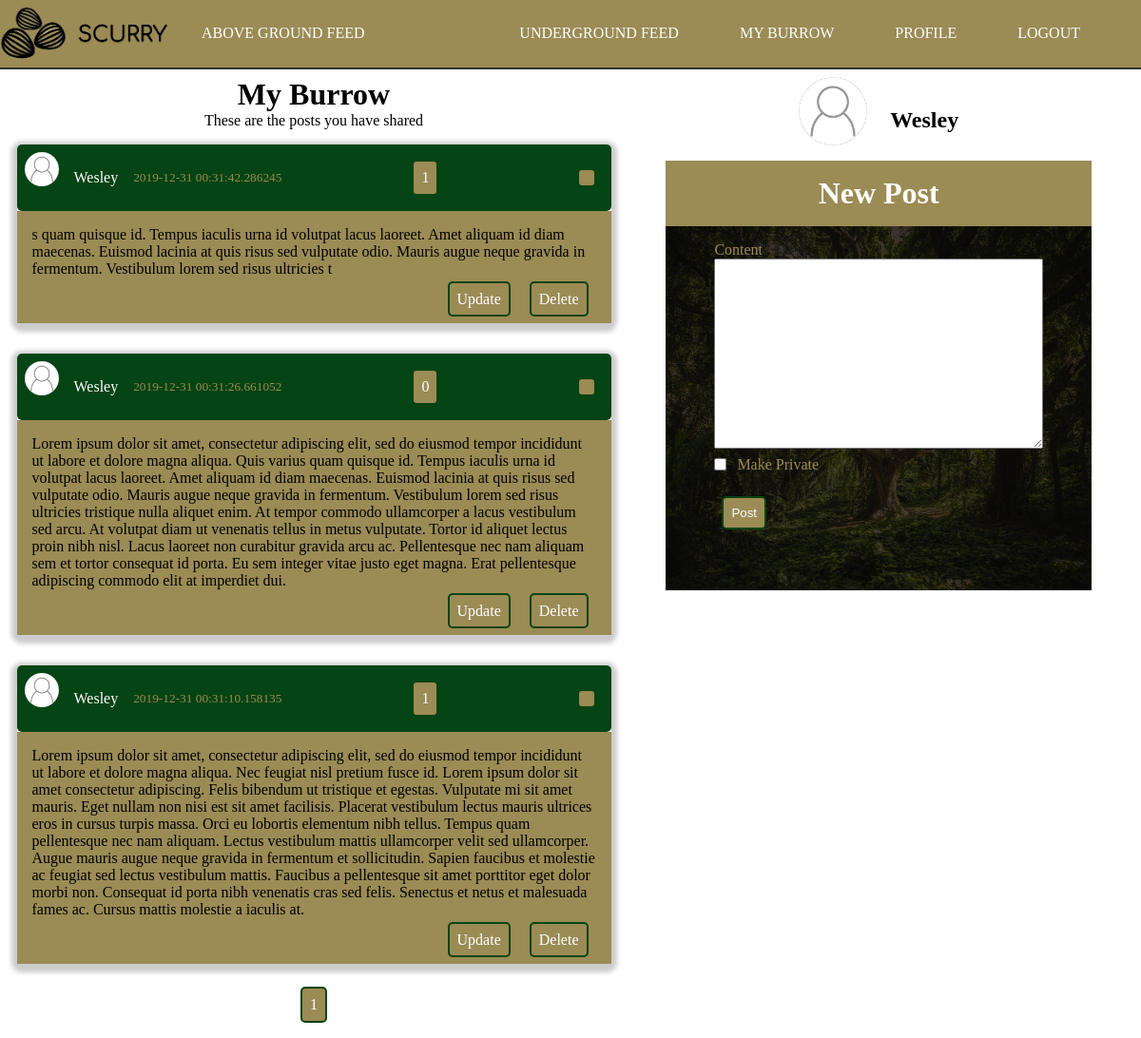
The app's page /burrow (signed in), older data.
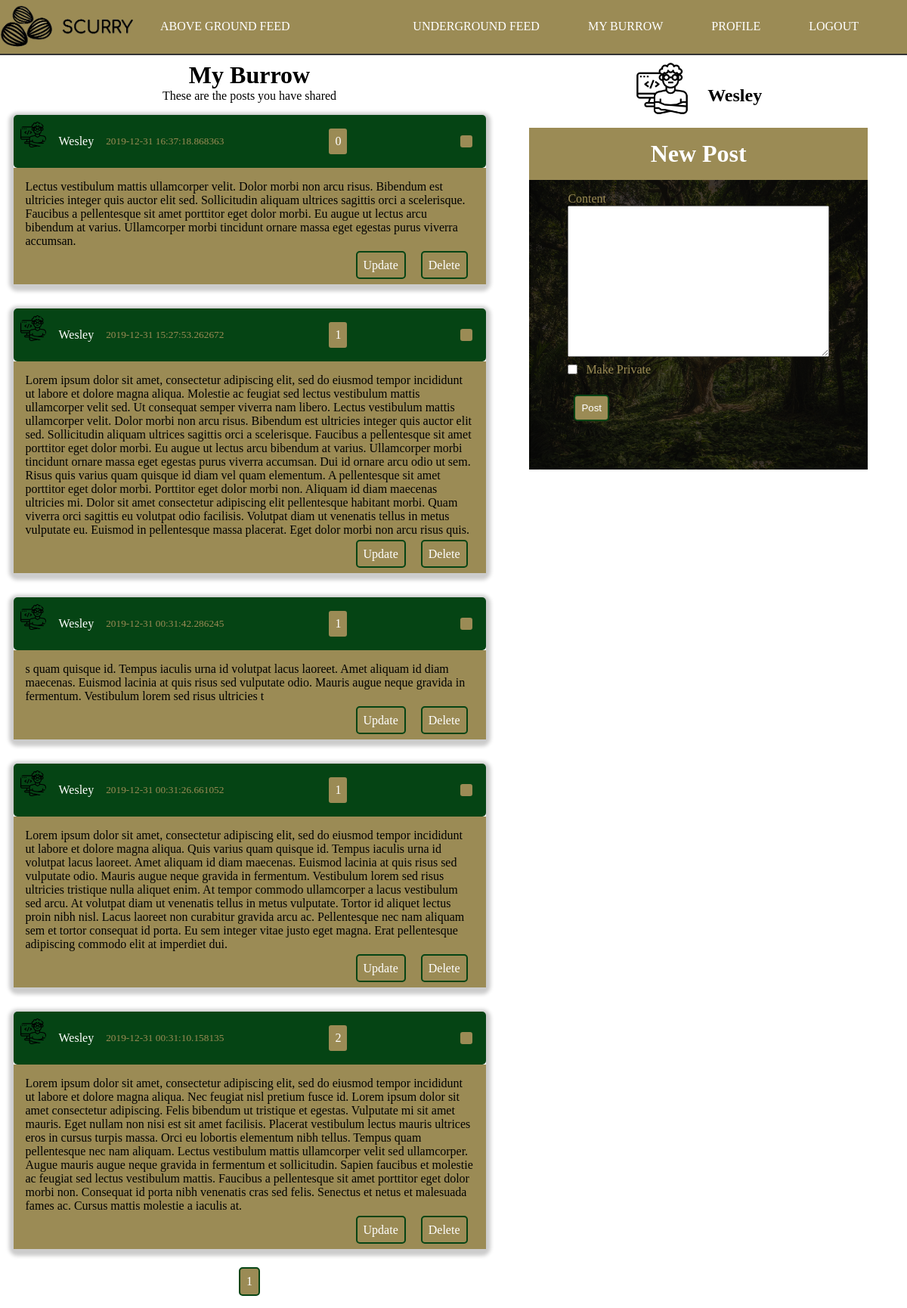
The same page, newer data.
### scurry/models.py (models this page shows, shortened)
class Post(db.Model):
    id = db.Column(db.Integer, primary_key=True)
    content = db.Column(db.Text, nullable=False)
    date_posted = db.Column(db.DateTime, nullable=False, default=datetime.utcnow)
    user_id = db.Column(db.Integer, db.ForeignKey('user.id'), nullable=False)
    private = db.Column(db.Boolean, default=False, nullable=False)
    likes = db.relationship('PostLike', backref='post', lazy='dynamic')

class User(db.Model, UserMixin):
    id = db.Column(db.Integer, primary_key=True)
    username = db.Column(db.String(20), unique=True, nullable=False)
    email = db.Column(db.String(120), unique=True, nullable=False)
    image_file = db.Column(db.String(20), nullable=False, default='noprofile.jpg')
    password = db.Column(db.String(60), nullable=False)
    posts = db.relationship('Post', backref='author', lazy=True)
    liked = db.relationship(
        'PostLike',
        foreign_keys='PostLike.user_id',
        backref='user', lazy='dynamic')

### scurry/posts/routes.py (the view)
@posts.route('/burrow', methods=['GET', 'POST'])
@login_required
def burrow():
    postForm = PostForm()
    page = request.args.get('page', 1, type=int)
    user = User.query.filter_by(username=current_user.username).first_or_404()
    posts = Post.query.filter_by(author=user).order_by(Post.date_posted.desc()).paginate(page=page, per_page=5)
    return render_template('burrow.html', postForm=postForm, title="My Burrow", posts=posts)

### scurry/posts/forms.py
class PostForm(FlaskForm):
    content = TextAreaField('Content', validators=[DataRequired()])
    private = BooleanField('Make Private')
    submit = SubmitField('Post')

### scurry/models.py (called while the page is built)
@login_manager.user_loader
def load_user(user_id):
    return User.query.get(int(user_id))

### scurry/templates/burrow.html (shortened to what this page needs)
{% extends "layout.html" %}
{% block content %}
    <div class="container" id="home">
        <h1 class="page-header">My Burrow</h1>
        <p class="page-header">These are the posts you have shared</p class="page-header">
        <div class="posts-container">
            {%  for post in posts.items %}
                <article class="article-post shadow">
                    <div class="post-head">
                        <img src="{{ url_for('static', filename='images/' + post.author.image_file) }}" alt="user photo" class="article-img">
                        <div class="post-metadata">
                            <a class="post-author" href="{{ url_for('users.user_posts', username=post.author.username) }}">{{ post.author.username }}</a>
                            <small>{{ post.date_posted }}</small>
                            <p class="btn right">
                                {{ post.likes.count() }}
                            </p>
                            <ion-icon class="btn share-btn right" name="share-alt"></ion-icon>
                        </div>
                    </div>
                    <div class="post-body">
                        <p class="post-content">{{ post.content }}</p>
                        <div class="post-buttons">
                            {% if current_user.username == post.author.username %}
                                <a href="{{ url_for('posts.update_post', post_id=post.id) }}" class="btn">Update</a>
                                <a href="{{ url_for('posts.delete_post', post_id=post.id) }}" class="btn">Delete</a>
                            {% endif %}
                        </div>
                    </div>
                </article>
            {% endfor %}
            <div class="pagination">
                {% for page_num in posts.iter_pages() %}
                    {% if page_num %}
                        <a class="btn btn-info" href="{{ url_for('main.index', page=page_num) }}">{{ page_num }}</a>
                    {% else %}
                        ...
                    {% endif %}
                {% endfor %}
            </div>
        </div>
    </div>
{% endblock content %}

### scurry/templates/layout.html (shortened to what this page needs)
<!DOCTYPE html>
<html lang="en">
<head>
    <link rel="stylesheet" type="text/css" href="{{ url_for('static', filename='style.css') }}">
</head>
<body>
    <header>
        <nav class="header-nav">
            <div class="header-logo">
                <img src="{{ url_for('static', filename='images/scurry-logo.png') }}" alt="Scurry - A Place for Squirrels" class="logo">
            </div>
            <ul class="nav-list">
                <li class="nav-list-item">
                    <a href="{{ url_for('main.index') }}" class="nav-link">Above Ground Feed</a>
                </li>
            </ul>
            <ul class="nav-list right">
                {% if current_user.is_authenticated %}
                <li class="nav-list-item">
                    <a href="{{ url_for('posts.underground') }}" class="nav-link">Underground Feed</a>
                </li>
                <li class="nav-list-item">
                    <a href="{{ url_for('posts.burrow') }}" class="nav-link">My Burrow</a>
                </li>
                <li class="nav-list-item">
                    <a href="{{ url_for('users.profile') }}" class="nav-link">Profile</a>
                </li>
                <li class="nav-list-item">
                    <a href="{{ url_for('users.logout') }}" class="nav-link">Logout</a>
                </li>
                {% endif %}
            </ul>
        </nav>
    </header>
    <main id="main">
        <div class="content-container" id="main-block">
            {%  block content %}{% endblock %}
        </div>
        <div class="sidebar-container" id="sidebar-block">
        {% if current_user.is_authenticated %}
            <div class="home-sidebar-user-info">
                <img src="{{ url_for('static', filename='images/' + current_user.image_file) }}" alt="user photo" class="sidebar-img">
                <h2>{{ current_user.username }}</h2>
            </div>
            <div class="post-form">
                <form action="" method="POST" class="form">
                    <div class="form-legend">
                        <h1>New Post</h1>
                    </div>
                    <div class="form-well">
                        <div class="form-group">
                            {{ postForm.content.label(class="form-control-label") }}
                            {% if postForm.content.errors %}
                                <div class="invalid-feedback">
                                    {% for error in postForm.content.errors %}
                                        <span>{{ error }}</span>
                                    {% endfor %}
                                </div>
                            {% else %}
                                {{ postForm.content(class="form-control-post-textarea") }}
                            {% endif %}
                        </div>
                        <div class="form-group">
                            {{ postForm.private.label(class="form-control-boolean-label") }}
                            {{ postForm.private(class="form-control-boolean") }}
                        </div>
                        <div class="form-group post-submit">
                            {{ postForm.submit(class="btn")}}
                        </div>
                    </div>
                </form>
            </div>
        {% endif %}
        </div>
    </main>
</body>
</html>

### scurry/static/style.css (style rules this page uses)
*, *::before, *::after { margin: 0; padding: 0; box-sizing: border-box; }
html { --main-color: #054414; --accent-color: #9b8b55; }
body { background-size: cover; }
a { text-decoration: none; color: #ffffff; transition: color .4s ease; }
.container { padding: .5rem; }
.shadow { -webkit-box-shadow: 0px 3px 5px 6px #ccc; -moz-box-shadow: 0px 3px 5px 6px #ccc; box-shadow: 0px 3px 5px 6px #ccc; }
.btn { margin: .5rem; padding: .5rem; background: var(--accent-color); border: 2px solid var(--main-color); border-radius: 5px; color: #fff; cursor: pointer; }
.pagination { display: flex; justify-content: center; align-items: center; }
.header-nav { width: 100vw; border-bottom: 2px solid #333; background: var(--accent-color); display: flex; }
.header-logo > .logo { max-width: 180px; object-fit: contain; }
.nav-list { margin-right: 2rem; list-style: none; display: flex; flex-flow: row nowrap; justify-content: center; align-items: center; }
.nav-list-item { margin: .5rem 2rem; }
.nav-link { text-transform: uppercase; }
.right { margin-left: auto; }
#main-block { grid-area: main; }
#sidebar-block { grid-area: side; }
#main { max-width: 1175px; height: 100%; display: grid; grid-template-areas: 'main main main side side' 'main main main side side' 'main main main side side'; grid-gap: .5rem; }
.content-container { width: 55vw; }
.sidebar-container { width: 40vw; }
.page-header { text-align: center; }
#home { height: 100%; display: flex; flex-direction: column; }
.posts-container { grid-area: main; display: flex; flex-direction: column; justify-content: center; align-items: center; color: #ffffff; }
.article-post { width: 100%; max-width: 625px; margin: 1rem; border-radius: 5px; }
.post-head { padding: .5rem; width: 100%; background: var(--main-color); color: var(--accent-color); display: flex; border-radius: 5px; }
.post-author { color: #ffffff; margin-right: 1rem; }
.post-metadata { margin-left: 1rem; width: 100%; display: flex; justify-content: center; align-items: center; }
.article-img { width: 36px; height: 36px; object-fit: contain; border-radius: 50%; }
.post-body { padding: 1rem; padding-bottom: 3rem; width: 100%; background: var(--accent-color); color: black; position: relative; }
.post-buttons { margin: .5rem; position: absolute; right: 8px; bottom: 8px; }
.home-sidebar-user-info { padding-top: .5rem; display: flex; justify-content: center; align-items: center; }
.home-sidebar-user-info > h2 { margin: 1.3rem 0 0 1.5rem; }
.sidebar-img { height: 72px; width: 72px; object-fit: cover; }
.post-form { padding: .5rem; }
.form { margin: auto; padding: .5rem; width: 100%; max-width: 650px; }
.form-legend { padding: 1rem 0; width: 100%; text-align: center; background: var(--accent-color); color: #ffffff; }
.form-well { padding: .5rem .5rem 3rem .5rem; height: 100%; width: 100%; background: linear-gradient( rgba(0,0,0,0.7), rgba(0,0,0,0.7)), url('./images/forest.jpeg') no-repeat center; background-size: cover; }
.form-group { margin: .5rem auto; width: 80%; position: relative; display: flex; flex-direction: column; justify-content: center; align-items: flex-start; color: var(--accent-color); }
.form-control-post-textarea { width: 100%; height: 200px; }
.form-control-boolean-label { margin-left: 1.5rem; }
.form-control-boolean { display: inline; position: absolute; }
.post-submit { margin-top: 1rem; }

Row changes from the older to the newer data that the page shows:
added Post: image_file (picture), author.username "Wesley", date_posted "2019-12-31 16:37:18.868363", likes.count "0", content "Lectus vestibulum mattis ullamcorper velit. Dolor morbi non arcu risus. Bibendum est ultricies integer quis auctor elit sed. Sollicitudin aliquam ultrices sagittis orci a scelerisque. Faucibus a pellentesque sit amet porttitor eget dolor morbi. Eu augue ut lectus arcu bibendum at varius. Ullamcorper morbi tincidunt ornare massa eget egestas purus viverra accumsan."
added Post: image_file (picture), author.username "Wesley", date_posted "2019-12-31 15:27:53.262672", likes.count "1", content "Lorem ipsum dolor sit amet, consectetur adipiscing elit, sed do eiusmod tempor incididunt ut labore et dolore magna aliqua. Molestie ac feugiat sed lectus vestibulum mattis ullamcorper velit sed. Ut consequat semper viverra nam libero. Lectus vestibulum mattis ullamcorper velit. Dolor morbi non arcu risus. Bibendum est ultricies integer quis auctor elit sed. Sollicitudin aliquam ultrices sagittis orci a scelerisque. Faucibus a pellentesque sit amet porttitor eget dolor morbi. Eu augue ut lectus arcu bibendum at varius. Ullamcorper morbi tincidunt ornare massa eget egestas purus viverra accumsan. Dui id ornare arcu odio ut sem. Risus quis varius quam quisque id diam vel quam elementum. A…"
changed through a linked row, Post (number 3 of 5 on the later page): image_file: a different picture
changed through a linked row, Post (number 4 of 5 on the later page): image_file: a different picture; likes.count "0" → "1"
changed through a linked row, Post (number 5 of 5 on the later page): image_file: a different picture; likes.count "1" → "2"
changed User "Wesley": image_file: a different picture
